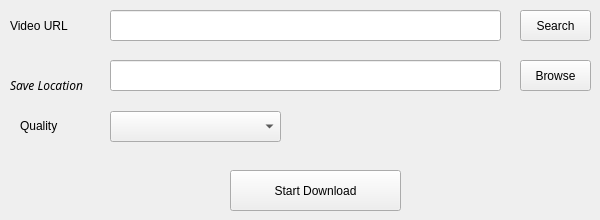
    <widget class="QWidget" name="D">
     <attribute name="title">
      <string>Download Youtube Video</string>
     </attribute>
     <widget class="QLabel" name="label_3">
      <property name="geometry">
       <rect>
        <x>10</x>
        <y>10</y>
        <width>91</width>
        <height>31</height>
       </rect>
      </property>
      <property name="text">
       <string>Video URL</string>
      </property>
     </widget>
     <widget class="QLineEdit" name="lineEdit_3">
      <property name="geometry">
       <rect>
        <x>110</x>
        <y>10</y>
        <width>391</width>
        <height>31</height>
       </rect>
      </property>
      <property name="sizePolicy">
       <sizepolicy hsizetype="Fixed" vsizetype="Fixed">
        <horstretch>4</horstretch>
        <verstretch>0</verstretch>
       </sizepolicy>
      </property>
      <property name="toolTip">
       <string>&lt;html&gt;&lt;head/&gt;&lt;body&gt;&lt;p&gt;Enter Your URL&lt;/p&gt;&lt;/body&gt;&lt;/html&gt;</string>
      </property>
     </widget>
     <widget class="QPushButton" name="pushButton_3">
      <property name="geometry">
       <rect>
        <x>520</x>
        <y>60</y>
        <width>71</width>
        <height>31</height>
       </rect>
      </property>
      <property name="toolTip">
       <string>&lt;html&gt;&lt;head/&gt;&lt;body&gt;&lt;p&gt;&lt;span style=&quot; font-size:10pt;&quot;&gt;Press To Change Save Location&lt;/span&gt;&lt;/p&gt;&lt;/body&gt;&lt;/html&gt;</string>
      </property>
      <property name="text">
       <string>Browse</string>
      </property>
     </widget>
     <widget class="QLineEdit" name="lineEdit_4">
      <property name="geometry">
       <rect>
        <x>110</x>
        <y>60</y>
        <width>391</width>
        <height>31</height>
       </rect>
      </property>
      <property name="toolTip">
       <string>&lt;html&gt;&lt;head/&gt;&lt;body&gt;&lt;p&gt;Save Location&lt;/p&gt;&lt;/body&gt;&lt;/html&gt;</string>
      </property>
     </widget>
     <widget class="QLabel" name="label_4">
      <property name="geometry">
       <rect>
        <x>10</x>
        <y>60</y>
        <width>81</width>
        <height>51</height>
       </rect>
      </property>
      <property name="font">
       <font>
        <family>MS Reference Sans Serif</family>
        <italic>true</italic>
       </font>
      </property>
      <property name="text">
       <string>Save Location </string>
      </property>
     </widget>
     <widget class="QLabel" name="label_5">
      <property name="geometry">
       <rect>
        <x>20</x>
        <y>110</y>
        <width>61</width>
        <height>31</height>
       </rect>
      </property>
      <property name="text">
       <string>Quality</string>
      </property>
     </widget>
     <widget class="QComboBox" name="comboBox">
      <property name="geometry">
       <rect>
        <x>110</x>
        <y>111</y>
        <width>171</width>
        <height>31</height>
       </rect>
      </property>
     </widget>
     <widget class="QPushButton" name="pushButton_4">
      <property name="geometry">
       <rect>
        <x>230</x>
        <y>170</y>
        <width>171</width>
        <height>41</height>
       </rect>
      </property>
      <property name="toolTip">
       <string>&lt;html&gt;&lt;head/&gt;&lt;body&gt;&lt;p&gt;Press To Start The Download&lt;/p&gt;&lt;/body&gt;&lt;/html&gt;</string>
      </property>
      <property name="text">
       <string>Start Download</string>
      </property>
     </widget>
     <widget class="QPushButton" name="pushButton_7">
      <property name="geometry">
       <rect>
        <x>520</x>
        <y>10</y>
        <width>71</width>
        <height>31</height>
       </rect>
      </property>
      <property name="toolTip">
       <string>&lt;html&gt;&lt;head/&gt;&lt;body&gt;&lt;p&gt;&lt;span style=&quot; font-size:10pt;&quot;&gt;Press To Change Save Location&lt;/span&gt;&lt;/p&gt;&lt;/body&gt;&lt;/html&gt;</string>
      </property>
      <property name="text">
       <string>Search</string>
      </property>
     </widget>
    </widget>
